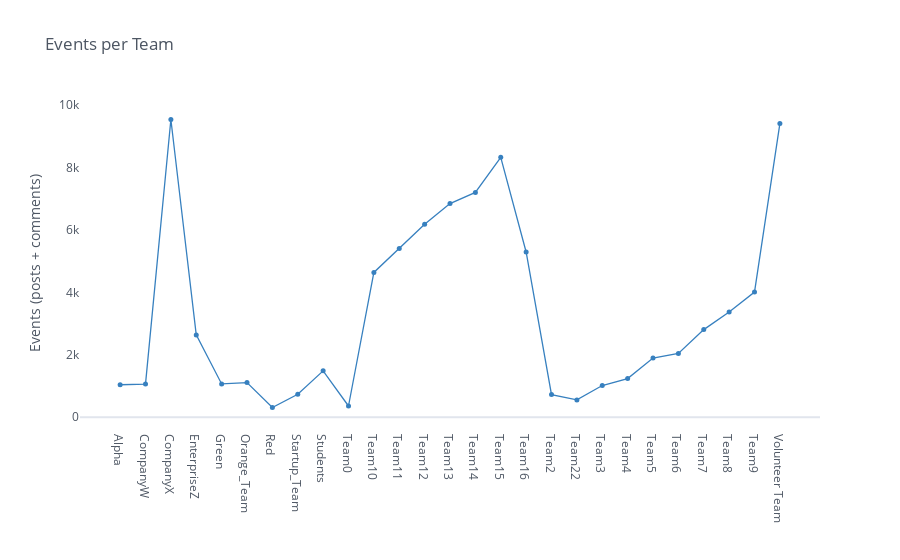

Notebook source saved alongside this figure:
### Code cell
# Number of events (comments + posts) per team
df3 = df1.join(df2)
df3['events'] = df3['post_id'] + df3['comments']
df3 = df3.rename(columns={'post_id': 'posts', 'team':'comments'})
df_ = df3
df_.iplot(y='events', theme='white', mode='lines+markers', color='blue', 
          title='Events per Team', size=5, showgrid=False, yTitle='Events (posts + comments)')

### Figure 1 — Plotly figure (JSON) as saved in the notebook; plotly's stock layout.template omitted (floating-point values rounded to 4 significant figures)
{"data": [{"line": {"color": "rgba(55, 128, 191, 1.0)", "dash": "solid", "shape": "linear", "width": 1.3}, "marker": {"size": 5, "symbol": "circle"}, "mode": "lines+markers", "name": "events", "text": "", "type": "scatter", "x": ["Alpha", "CompanyW", "CompanyX", "EnterpriseZ", "Green", "Orange_Team", "Red", "Startup_Team", "Students", "Team0", "Team10", "Team11", "Team12", "Team13", "Team14", "Team15", "Team16", "Team2", "Team22", "Team3", "Team4", "Team5", "Team6", "Team7", "Team8", "Team9", "Volunteer Team"], "y": [1039, 1062, 9545, 2638, 1065, 1110, 309, 734, 1485, 358, 4640, 5410, 6182, 6848, 7207, 8331, 5297, 724, 553, 1015, 1237, 1897, 2042, 2808, 3369, 4011, 9412]}], "layout": {"autosize": true, "legend": {"bgcolor": "#FFFFFF", "font": {"color": "#4D5663"}}, "paper_bgcolor": "#FFFFFF", "plot_bgcolor": "#FFFFFF", "title": {"font": {"color": "#4D5663"}, "text": "Events per Team"}, "xaxis": {"autorange": true, "gridcolor": "#E1E5ED", "range": [-1.611, 27.61], "showgrid": false, "tickfont": {"color": "#4D5663"}, "title": {"font": {"color": "#4D5663"}, "text": ""}, "type": "category", "zerolinecolor": "#E1E5ED"}, "yaxis": {"autorange": true, "gridcolor": "#E1E5ED", "range": [-379.6, 10230.0], "showgrid": false, "tickfont": {"color": "#4D5663"}, "title": {"font": {"color": "#4D5663"}, "text": "Events (posts + comments)"}, "type": "linear", "zerolinecolor": "#E1E5ED"}}}
